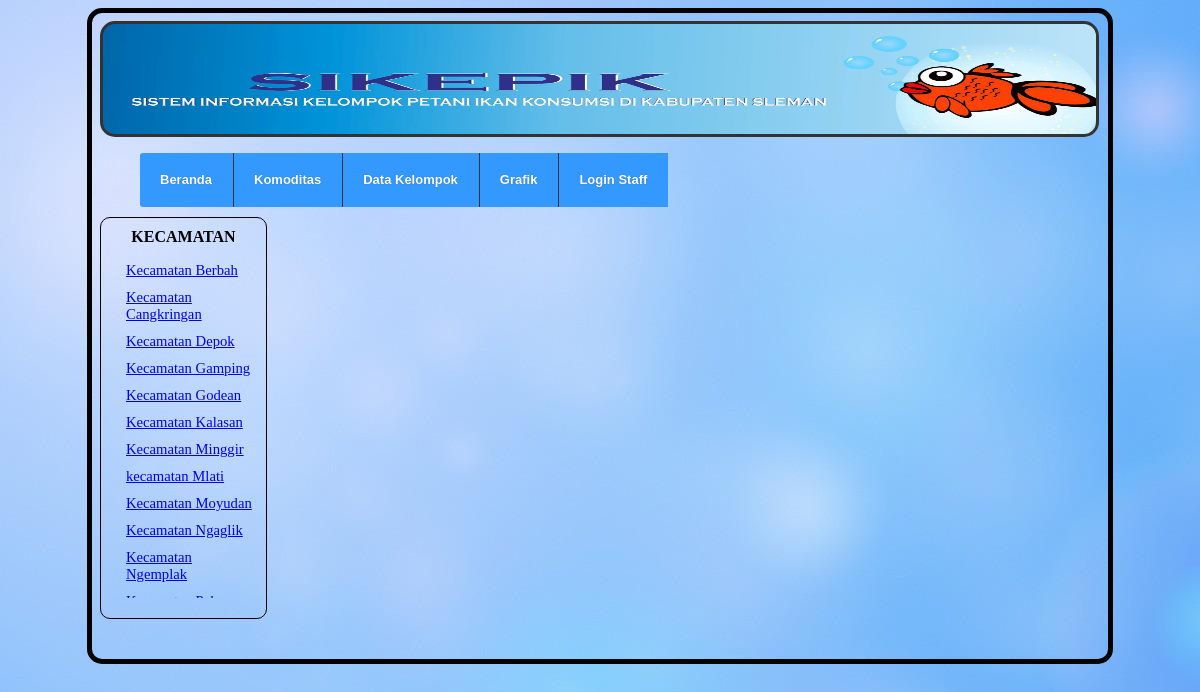
The page / on the database its author committed.
### tables this page shows
CREATE TABLE `kecamatan` (
  `id_kecamatan` int(11) NOT NULL AUTO_INCREMENT,
  `nama` varchar(120) NOT NULL,
  `long` varchar(120) NOT NULL,
  `lat` varchar(120) NOT NULL,
  PRIMARY KEY (`id_kecamatan`),
  KEY `id_kecamatan` (`id_kecamatan`)
);

### index.php (the view, shortened to what this page needs)
<!DOCTYPE html>
<html>
    <head>
        <link rel="stylesheet" type="text/css" href="style.css" />
  </head>
  <body >
      <div id="kanvas">
          <div id="header"></div>
          <div id="menu">
              <ul class ="nav">
                  <li><a href="index.php">Beranda</a></li>
                  <li><a href="index-1.php">Komoditas</a></li>
                  <li><a href="index-2.php">Data Kelompok</a></li>
				  <li><a href="grafik.php">Grafik</a></li>
                  <li><a href="index-3.php">Login Staff</a></li>
              </ul>
          </div>
		 <div id="komoditas">
              <div class="isibar">
				<center>KECAMATAN</center>
                <ul>
					<?php
						$kecamatan = mysql_query("SELECT * FROM  kecamatan ORDER By nama ASC ");
						while($k = mysql_fetch_array($kecamatan)){
					?>
						<li><a href="index.php?id=<?php echo $k['id_kecamatan']?>" id="lokasi" data-lokasi="<?php echo"$k[nama]";?>" ><?php echo"$k[nama]";?></a></li>
					<?php } ?>
                </ul>
              </div>
          </div>
          <div id="content">
              <div class="content">
                      <table>
                        <div id="peta" style="width: 820px; height: 390px;float:center"></div>
              </div>
          </div>
  </body>
</html>

### style.css (style rules this page uses)
body { background: url(img/biru.jpg); }
#kanvas { width : 1000px; height : 630px; margin : 0 auto; padding : 8px; border : solid 5px black ; -moz-border-radius: 15px; -khtml-border-radius: 15px; -webkit-border-radius: 15px; border-radius: 15px; line-height: 23px; }
#header { width : 963px; height : 80px; background-color : ; background-image: url("img/header.png"); background-size: 1000px 110px; background-repeat: no-repeat; border : solid 3px #333; padding: 15px; -moz-border-radius: 15px; -khtml-border-radius: 15px; -webkit-border-radius: 15px; border-radius: 15px; margin: 0; line-height: 23px; color: black; }
#menu { width : 975px; height : 70px; background-color :; margin-top : 0 auto; padding : ; float : left; border : ; color: black; }
#content { width : 620px; height : 390px; background-color : ; border : x; margin-top : 10px; float : left; }
.isibar { font : bold 13pt cambria; margin : 10px ; overflow-y: ; overflow-x: hidden; font : bold 12pt cambria; weight: 360px; height: 370px; font : 12px; }
.isibar ul { margin-left : -25px; }
.isibar ul li { font : normal normal 11pt cambria; list-style : none; padding-bottom : 10px; }
#komoditas { width : 165px; height : 400px; background-color : ; margin-top : 10px; margin-right : 10px; float : left; font : 12px; -moz-border-radius: 10px; -khtml-border-radius: 10px; -webkit-border-radius: 10px; border-radius: 10px; line-height: 18px; border : solid 1px black; }
ul { list-style: none; }
body { font-family: 'cambria', serif; }
.nav a { text-decoration: none; }
.nav li { list-style: none; }
.nav { display: inline-block; position: relative; cursor: default; z-index: 500; }
.nav > li { display: block; float: left; }
.nav > li > a { position: relative; display: block; z-index: 510; height: 54px; padding: 0 20px; line-height: 54px; font-family: Helvetica, Arial, sans-serif; font-weight: bold; font-size: 13px; color: #ffffff; text-shadow: 0 0 1px rgba(0,0,0,.35); background: #3399ff; border-left: 1px solid #333333; border-right: 1px solid #3399ff; -webkit-transition: all .3s ease; -moz-transition: all .3s ease; -o-transition: all .3s ease; -ms-transition: all .3s ease; transition: all .3s ease; }
.nav > li:first-child > a { border-radius: 3px 0 0 3px; border-left: none; }

### rows shown on the page
kecamatan: nama "Kecamatan Berbah"
kecamatan: nama "Kecamatan Cangkringan"
kecamatan: nama "Kecamatan Depok"
kecamatan: nama "Kecamatan Gamping"
kecamatan: nama "Kecamatan Godean"
kecamatan: nama "Kecamatan Kalasan"
kecamatan: nama "Kecamatan Minggir"
kecamatan: nama "kecamatan Mlati"
kecamatan: nama "Kecamatan Moyudan"
kecamatan: nama "Kecamatan Ngaglik"
kecamatan: nama "Kecamatan Ngemplak"
